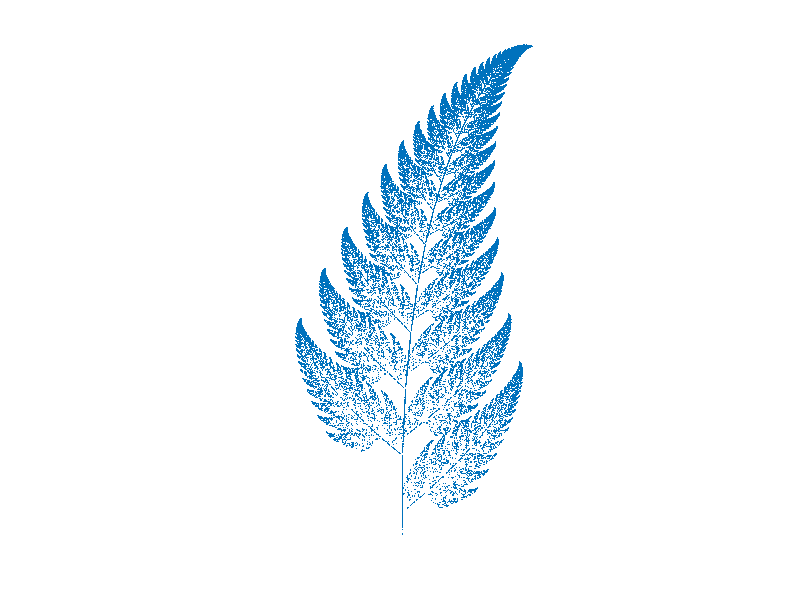

MATLAB code to generate this figure:
% Оприділяємо системи функцій
f1 = [0 0 0; 0 0.16 0; 0 0 1];
f2 = [0.85 0.04 0; -0.04 0.85 1.6; 0 0 1];
f3 = [0.2 -0.26 0; 0.23 0.22 1.6; 0 0 1];
f4 = [-0.15 0.28 0; 0.26 0.24 0.44; 0 0 1];

% Задаємо початкові точки і кількість ітерацій
n = 50000;
x = zeros(n, 1);
y = zeros(n, 1);
x(1) = 0;
y(1) = 0;

% Генеруємо фрактал
for i = 2:n
    r = rand();
    if r < 0.01
        f = f1;
    elseif r < 0.86
        f = f2;
    elseif r < 0.93
        f = f3;
    else
        f = f4;
    end
    point = [x(i-1), y(i-1), 1] * f';
    x(i) = point(1);
    y(i) = point(2);
end

% Відображаємо фрактал
scatter(x, y, 1, '.');
axis equal;
axis off;
waitforbuttonpress;

